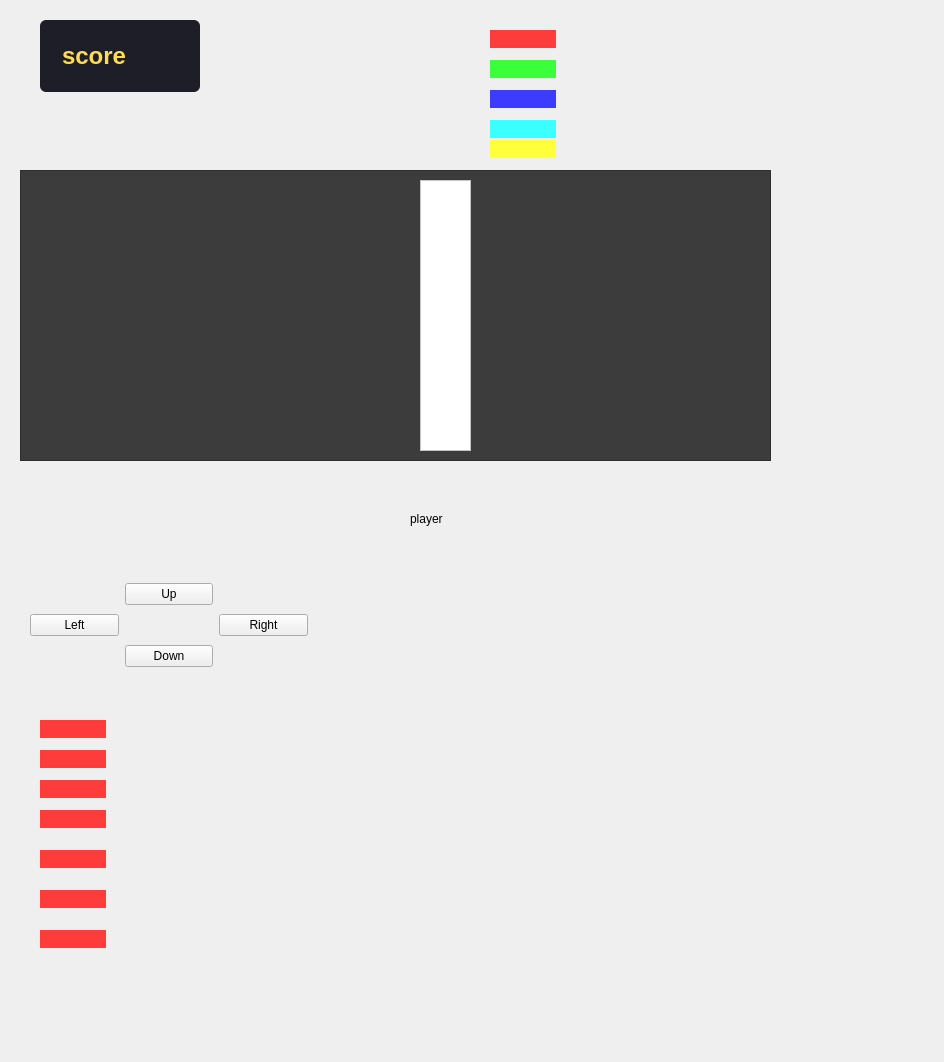
<?xml version="1.0" encoding="UTF-8"?>
<ui version="4.0">
 <class>MainWindowDesign</class>
 <widget class="QMainWindow" name="MainWindowDesign">
  <property name="geometry">
   <rect>
    <x>0</x>
    <y>0</y>
    <width>944</width>
    <height>1062</height>
   </rect>
  </property>
  <property name="windowTitle">
   <string>QRosApp</string>
  </property>
  <property name="windowIcon">
   <iconset>
    <normaloff>:/images/icon.png</normaloff>:/images/icon.png</iconset>
  </property>
  <property name="locale">
   <locale language="English" country="Australia"/>
  </property>
  <widget class="QWidget" name="centralwidget">
   <widget class="QFrame" name="frame">
    <property name="geometry">
     <rect>
      <x>20</x>
      <y>170</y>
      <width>751</width>
      <height>291</height>
     </rect>
    </property>
    <property name="styleSheet">
     <string notr="true">background-color: rgb(60, 60, 60);</string>
    </property>
    <property name="frameShape">
     <enum>QFrame::StyledPanel</enum>
    </property>
    <property name="frameShadow">
     <enum>QFrame::Raised</enum>
    </property>
    <widget class="QFrame" name="frame_2">
     <property name="geometry">
      <rect>
       <x>400</x>
       <y>10</y>
       <width>51</width>
       <height>271</height>
      </rect>
     </property>
     <property name="styleSheet">
      <string notr="true">background-color: rgb(255, 255, 255);</string>
     </property>
     <property name="frameShape">
      <enum>QFrame::StyledPanel</enum>
     </property>
     <property name="frameShadow">
      <enum>QFrame::Raised</enum>
     </property>
    </widget>
   </widget>
   <widget class="QLabel" name="car1">
    <property name="geometry">
     <rect>
      <x>490</x>
      <y>30</y>
      <width>66</width>
      <height>18</height>
     </rect>
    </property>
    <property name="minimumSize">
     <size>
      <width>66</width>
      <height>18</height>
     </size>
    </property>
    <property name="styleSheet">
     <string notr="true">background-color: rgb(255, 60, 60);</string>
    </property>
    <property name="text">
     <string/>
    </property>
   </widget>
   <widget class="QLabel" name="car2">
    <property name="geometry">
     <rect>
      <x>490</x>
      <y>60</y>
      <width>66</width>
      <height>18</height>
     </rect>
    </property>
    <property name="minimumSize">
     <size>
      <width>66</width>
      <height>18</height>
     </size>
    </property>
    <property name="styleSheet">
     <string notr="true">background-color: rgb(60, 255, 60);</string>
    </property>
    <property name="text">
     <string/>
    </property>
   </widget>
   <widget class="QLabel" name="car3">
    <property name="geometry">
     <rect>
      <x>490</x>
      <y>90</y>
      <width>66</width>
      <height>18</height>
     </rect>
    </property>
    <property name="minimumSize">
     <size>
      <width>66</width>
      <height>18</height>
     </size>
    </property>
    <property name="styleSheet">
     <string notr="true">background-color: rgb(60, 60, 255);</string>
    </property>
    <property name="text">
     <string/>
    </property>
   </widget>
   <widget class="QLabel" name="car4">
    <property name="geometry">
     <rect>
      <x>490</x>
      <y>120</y>
      <width>66</width>
      <height>18</height>
     </rect>
    </property>
    <property name="minimumSize">
     <size>
      <width>66</width>
      <height>18</height>
     </size>
    </property>
    <property name="styleSheet">
     <string notr="true">background-color: rgb(60, 255, 255);</string>
    </property>
    <property name="text">
     <string/>
    </property>
   </widget>
   <widget class="QLabel" name="car5">
    <property name="geometry">
     <rect>
      <x>490</x>
      <y>140</y>
      <width>66</width>
      <height>18</height>
     </rect>
    </property>
    <property name="minimumSize">
     <size>
      <width>66</width>
      <height>18</height>
     </size>
    </property>
    <property name="styleSheet">
     <string notr="true">background-color: rgb(255, 255, 60);</string>
    </property>
    <property name="text">
     <string/>
    </property>
   </widget>
   <widget class="QWidget" name="layoutWidget">
    <property name="geometry">
     <rect>
      <x>680</x>
      <y>90</y>
      <width>81</width>
      <height>68</height>
     </rect>
    </property>
    <layout class="QVBoxLayout" name="verticalLayout">
     <item>
      <widget class="QLabel" name="redLight">
       <property name="text">
        <string/>
       </property>
      </widget>
     </item>
     <item>
      <widget class="QLabel" name="yellowLight">
       <property name="text">
        <string/>
       </property>
      </widget>
     </item>
     <item>
      <widget class="QLabel" name="greenLight">
       <property name="text">
        <string/>
       </property>
      </widget>
     </item>
    </layout>
   </widget>
   <widget class="QWidget" name="gridLayoutWidget">
    <property name="geometry">
     <rect>
      <x>30</x>
      <y>580</y>
      <width>278</width>
      <height>92</height>
     </rect>
    </property>
    <layout class="QGridLayout" name="gridLayout">
     <item row="2" column="0">
      <widget class="QPushButton" name="btnLeft">
       <property name="text">
        <string>Left</string>
       </property>
      </widget>
     </item>
     <item row="1" column="1">
      <widget class="QPushButton" name="btnUp">
       <property name="text">
        <string>Up</string>
       </property>
      </widget>
     </item>
     <item row="3" column="1">
      <widget class="QPushButton" name="btnDown">
       <property name="text">
        <string>Down</string>
       </property>
      </widget>
     </item>
     <item row="2" column="2">
      <widget class="QPushButton" name="btnRight">
       <property name="text">
        <string>Right</string>
       </property>
      </widget>
     </item>
    </layout>
   </widget>
   <widget class="QLabel" name="car6">
    <property name="geometry">
     <rect>
      <x>40</x>
      <y>720</y>
      <width>66</width>
      <height>18</height>
     </rect>
    </property>
    <property name="minimumSize">
     <size>
      <width>66</width>
      <height>18</height>
     </size>
    </property>
    <property name="styleSheet">
     <string notr="true">background-color: rgb(255, 60, 60);</string>
    </property>
    <property name="text">
     <string/>
    </property>
   </widget>
   <widget class="QLabel" name="car7">
    <property name="geometry">
     <rect>
      <x>40</x>
      <y>750</y>
      <width>66</width>
      <height>18</height>
     </rect>
    </property>
    <property name="minimumSize">
     <size>
      <width>66</width>
      <height>18</height>
     </size>
    </property>
    <property name="styleSheet">
     <string notr="true">background-color: rgb(255, 60, 60);</string>
    </property>
    <property name="text">
     <string/>
    </property>
   </widget>
   <widget class="QLabel" name="car8">
    <property name="geometry">
     <rect>
      <x>40</x>
      <y>780</y>
      <width>66</width>
      <height>18</height>
     </rect>
    </property>
    <property name="minimumSize">
     <size>
      <width>66</width>
      <height>18</height>
     </size>
    </property>
    <property name="styleSheet">
     <string notr="true">background-color: rgb(255, 60, 60);</string>
    </property>
    <property name="text">
     <string/>
    </property>
   </widget>
   <widget class="QLabel" name="car9">
    <property name="geometry">
     <rect>
      <x>40</x>
      <y>810</y>
      <width>66</width>
      <height>18</height>
     </rect>
    </property>
    <property name="minimumSize">
     <size>
      <width>66</width>
      <height>18</height>
     </size>
    </property>
    <property name="styleSheet">
     <string notr="true">background-color: rgb(255, 60, 60);</string>
    </property>
    <property name="text">
     <string/>
    </property>
   </widget>
   <widget class="QLabel" name="car10">
    <property name="geometry">
     <rect>
      <x>40</x>
      <y>850</y>
      <width>66</width>
      <height>18</height>
     </rect>
    </property>
    <property name="minimumSize">
     <size>
      <width>66</width>
      <height>18</height>
     </size>
    </property>
    <property name="styleSheet">
     <string notr="true">background-color: rgb(255, 60, 60);</string>
    </property>
    <property name="text">
     <string/>
    </property>
   </widget>
   <widget class="QLabel" name="car11">
    <property name="geometry">
     <rect>
      <x>40</x>
      <y>890</y>
      <width>66</width>
      <height>18</height>
     </rect>
    </property>
    <property name="minimumSize">
     <size>
      <width>66</width>
      <height>18</height>
     </size>
    </property>
    <property name="styleSheet">
     <string notr="true">background-color: rgb(255, 60, 60);</string>
    </property>
    <property name="text">
     <string/>
    </property>
   </widget>
   <widget class="QLabel" name="car12">
    <property name="geometry">
     <rect>
      <x>40</x>
      <y>930</y>
      <width>66</width>
      <height>18</height>
     </rect>
    </property>
    <property name="minimumSize">
     <size>
      <width>66</width>
      <height>18</height>
     </size>
    </property>
    <property name="styleSheet">
     <string notr="true">background-color: rgb(255, 60, 60);</string>
    </property>
    <property name="text">
     <string/>
    </property>
   </widget>
   <widget class="QLabel" name="player">
    <property name="geometry">
     <rect>
      <x>410</x>
      <y>510</y>
      <width>66</width>
      <height>18</height>
     </rect>
    </property>
    <property name="text">
     <string>player</string>
    </property>
   </widget>
   <widget class="QWidget" name="verticalLayoutWidget">
    <property name="geometry">
     <rect>
      <x>40</x>
      <y>20</y>
      <width>160</width>
      <height>149</height>
     </rect>
    </property>
    <layout class="QVBoxLayout" name="verticalLayout_2">
     <item>
      <widget class="QLabel" name="scoreLabel">
       <property name="styleSheet">
        <string notr="true">background-color: rgb(30, 30, 40);
color: rgb(255, 220, 80);
font-size: 24px;
font-weight: bold;
padding: 8px 16px;
border-radius: 6px;</string>
       </property>
       <property name="text">
        <string>score</string>
       </property>
      </widget>
     </item>
     <item>
      <widget class="QLabel" name="statusLabel">
       <property name="styleSheet">
        <string notr="true"/>
       </property>
       <property name="text">
        <string/>
       </property>
      </widget>
     </item>
    </layout>
   </widget>
  </widget>
  <action name="action_Quit">
   <property name="text">
    <string>&amp;Quit</string>
   </property>
   <property name="shortcut">
    <string>Ctrl+Q</string>
   </property>
   <property name="shortcutContext">
    <enum>Qt::ApplicationShortcut</enum>
   </property>
  </action>
  <action name="action_Preferences">
   <property name="text">
    <string>&amp;Preferences</string>
   </property>
  </action>
  <action name="actionAbout">
   <property name="text">
    <string>&amp;About</string>
   </property>
  </action>
  <action name="actionAbout_Qt">
   <property name="text">
    <string>About &amp;Qt</string>
   </property>
  </action>
 </widget>
 <resources/>
 <connections>
  <connection>
   <sender>action_Quit</sender>
   <signal>triggered()</signal>
   <receiver>MainWindowDesign</receiver>
   <slot>close()</slot>
   <hints>
    <hint type="sourcelabel">
     <x>-1</x>
     <y>-1</y>
    </hint>
    <hint type="destinationlabel">
     <x>399</x>
     <y>299</y>
    </hint>
   </hints>
  </connection>
 </connections>
</ui>
